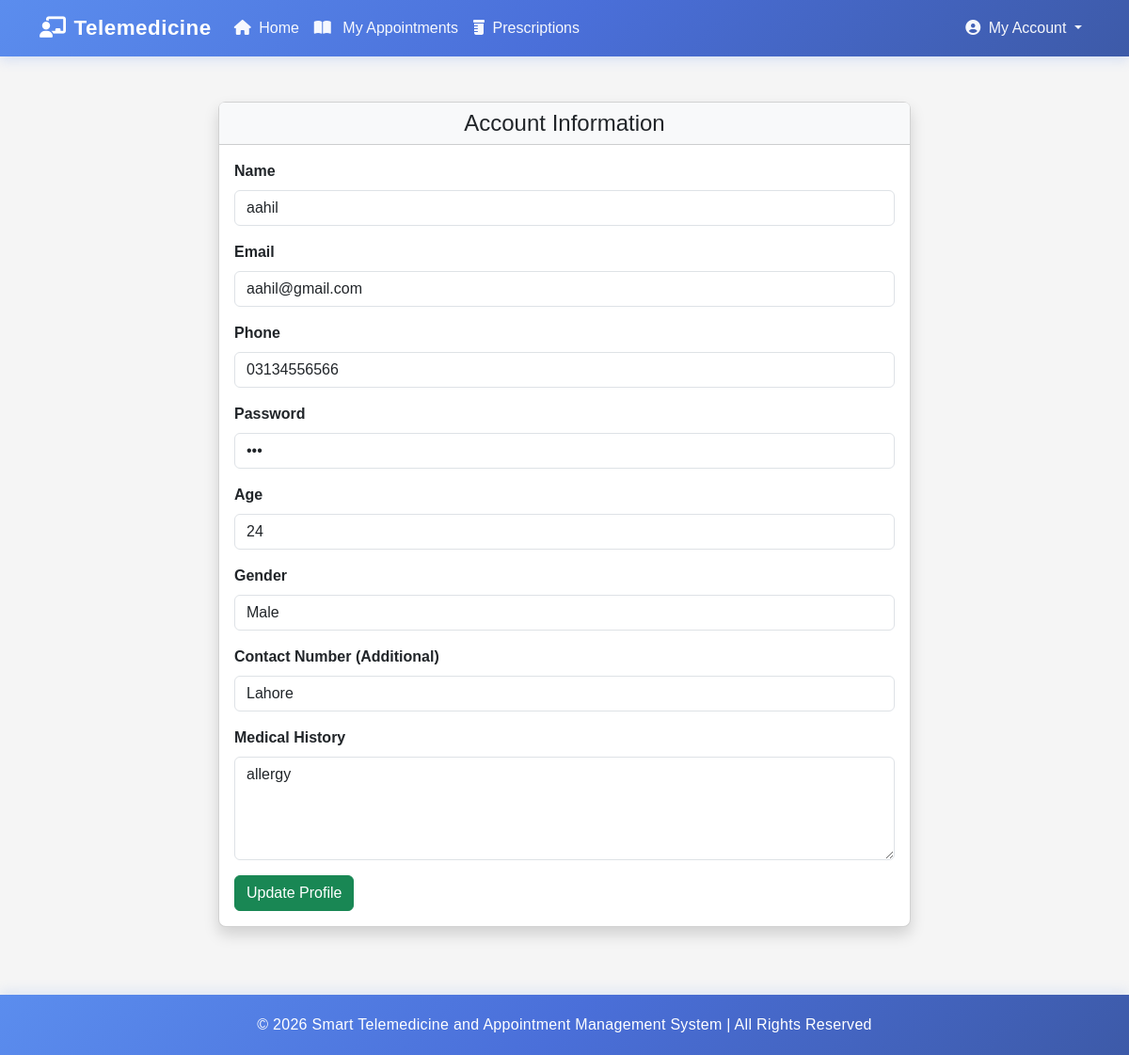
Page /profile.php (signed in) on the committed database.
### tables this page shows
CREATE TABLE `patient` (
  `sid` int(11) NOT NULL,
  `name` varchar(255) NOT NULL,
  `email` varchar(255) NOT NULL,
  `password` varchar(255) NOT NULL,
  `phone` varchar(255) NOT NULL,
  `age` int(11) DEFAULT NULL,
  `gender` varchar(50) DEFAULT NULL,
  `contact` varchar(255) DEFAULT NULL,
  `medical_history` text DEFAULT NULL
);

### profile.php (the view, shortened to what this page needs)
<?php include 'navbar.php'; ?>
<?php
$suser_id = $_SESSION['sid'];
$query = "SELECT * FROM patient WHERE sid = '$suser_id'";
$result = mysqli_query($conn, $query);
if ($row = mysqli_fetch_array($result)) {
$name = $row['name'];
$email = $row['email'];
$phone = $row['phone'];
$password = $row['password'];
$age = $row['age'];
$gender = $row['gender'];
$contact = $row['contact'];
$medical_history = $row['medical_history'];
}
?>
<div class="container mt-5">
<div class="row justify-content-center">
<div class="col-md-8">
<div class="card shadow rounded-3">
<div class="card-header text-center bg-light">
<h4 class="mb-0">Account Information</h4>
</div>
<div class="card-body">
<form method="POST" action="">
<div class="mb-3">
<label class="form-label"><strong>Name</strong></label>
<input type="text" name="name" value="<?php echo htmlspecialchars($name); ?>" class="form-control" required>
</div>
<div class="mb-3">
<label class="form-label"><strong>Email</strong></label>
<input type="email" name="email" value="<?php echo htmlspecialchars($email); ?>" class="form-control" required>
</div>
<div class="mb-3">
<label class="form-label"><strong>Phone</strong></label>
<input type="number" name="phone" value="<?php echo htmlspecialchars($phone); ?>" class="form-control" required>
</div>
<div class="mb-3">
<label class="form-label"><strong>Password</strong></label>
<input type="password" name="password" value="<?php echo htmlspecialchars($password); ?>" class="form-control" required>
</div>
<div class="mb-3">
<label class="form-label"><strong>Age</strong></label>
<input type="number" name="age" value="<?php echo htmlspecialchars($age); ?>" class="form-control" min="1" max="120">
</div>
<div class="mb-3">
<label class="form-label"><strong>Gender</strong></label>
<select name="gender" class="form-control">
<option value="Male" <?php if($gender === 'Male') echo 'selected'; ?>>Male</option>
</select>
</div>
<div class="mb-3">
<label class="form-label"><strong>Contact Number (Additional)</strong></label>
<input type="text" name="contact" value="<?php echo htmlspecialchars($contact); ?>" class="form-control">
</div>
<div class="mb-3">
<label class="form-label"><strong>Medical History</strong></label>
<textarea name="medical_history" class="form-control" rows="4" placeholder="List any medical conditions, allergies, or relevant health information..."><?php echo htmlspecialchars($medical_history); ?></textarea>
</div>
<button type="submit" name="submit" class="btn btn-success">Update Profile</button>
</form>
</div>
</div>
</div>
</div>
</div>
<?php include 'footer.php'; ?>

### style.css (style rules this page uses)
body { font-family: Arial, sans-serif; margin: 0; padding: 0; background-color: #f5f5f5; }

### rows in the picture
patient: name "aahil", email "aahil@gmail.com", phone "03134556566", age "24", gender "Male", contact "Lahore", medical_history "allergy"
